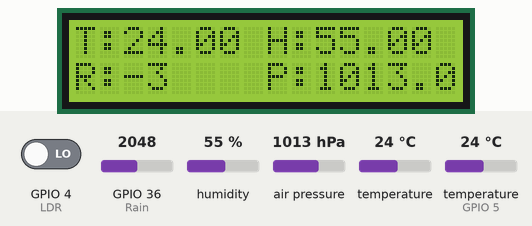
Recording of a sketch running on a simulated ESP32. Shown: 16×2 character LCD. Inputs (shaded band) come from the test bench; at power-on: GPIO 36 (Rain) = 2048, humidity 55 %, air pressure 1013 hPa, temperature (sensor on GPIO 5) 24 °C, GPIO 4 (LDR) LOW, temperature 24 °C (analog values on the 0–4095 scale). What the sketch prints to the serial monitor is not drawn.

Above: at 5.2 s.
5.3 s: GPIO 36 (Rain) set to 2866
At 5.8 s:
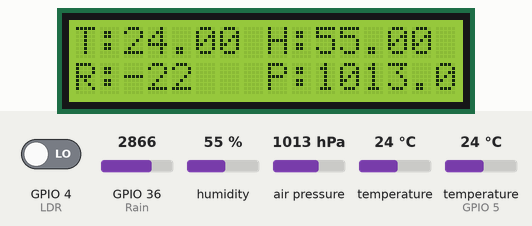
6.8 s: humidity set to 22 %
At 8.6 s:
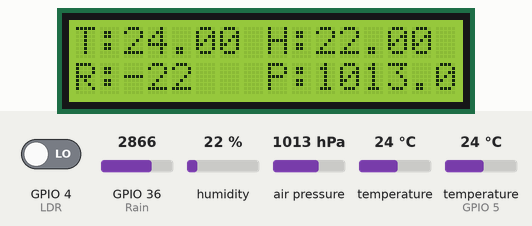
9.7 s: air pressure set to 952 hPa
At 10.9 s:
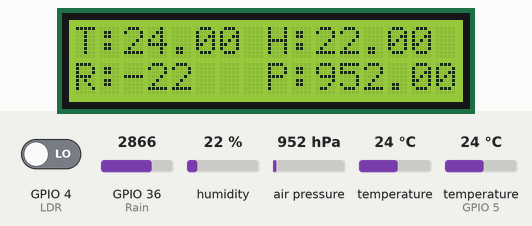
11.2 s: temperature (sensor on GPIO 5) set to 12 °C
At 13.0 s:
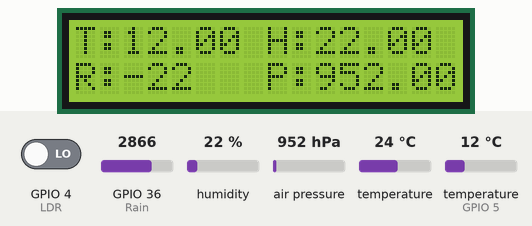
13.8 s: GPIO 36 (Rain) set to 3972
At 14.2 s:
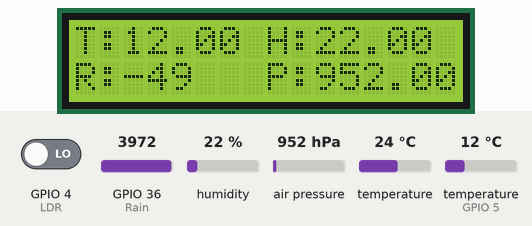
15.3 s: air pressure set to 975 hPa
At 16.8 s:
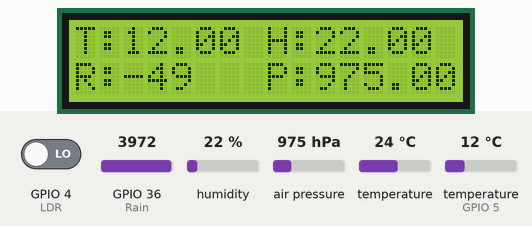
Timing chart, 0 to 17.8 s (numbered marks = the images above; inputs shaded):
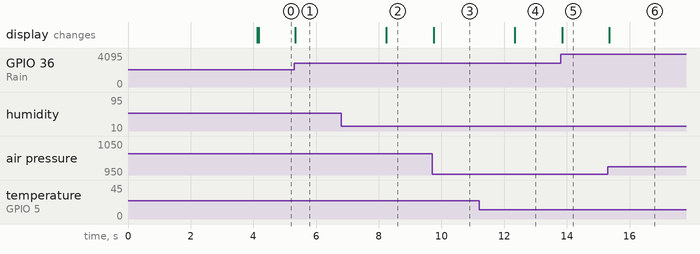

The sketch:

arduinoesp32.ino
```cpp
#include <LiquidCrystal_I2C.h>
#include <Wire.h>
#include <DHT.h>
#include <SFE_BMP180.h>
#include <BlynkSimpleEsp32.h>
#include <WiFiClient.h>

#define LDR 4
#define TH 5
#define Rain 36

double T, P;
char status;

LiquidCrystal_I2C lcd(0x27, 16, 2);

SFE_BMP180 bmp;

DHT dht(TH, DHT11);

void setup() {
  Serial.begin(115200);
  bmp.begin();
  dht.begin();
  lcd.init();
  lcd.backlight();
  pinMode(LDR, INPUT);
  pinMode(Rain, INPUT);
  analogReadResolution(12);

  lcd.setCursor(0, 0);
  lcd.print("System");
  lcd.setCursor(4, 1);
  lcd.print("Loading..");
  delay(4000);
  lcd.clear();

}

void DHT11sensor() {
  float h = dht.readHumidity();
  float t = dht.readTemperature();

  if (isnan(h) || isnan(t)) {
    Serial.println("Failed to read from DHT sensor!");
    return;
  }

  lcd.setCursor(0, 0);
  lcd.print("T:");
  lcd.print(t);

  lcd.setCursor(8, 0);
  lcd.print("H:");
  lcd.print(h);

}

void rainSensor() {
  int Rvalue = analogRead(Rain);
  Rvalue = map(Rvalue, 0, 4095, 0, 100);
  Rvalue = (Rvalue - 100) * -1;
  Rvalue = Rvalue-53;
  lcd.setCursor(0, 1);
  lcd.print("R:");
  lcd.print(Rvalue);
  lcd.print(" ");
  Serial.println(Rvalue);
}

void pressure() {
  status =  bmp.startTemperature();
  if (status != 0) {
    delay(status);
    status = bmp.getTemperature(T);

    status = bmp.startPressure(3);
    if (status != 0) {
      delay(status);
      status = bmp.getPressure(P, T);
      if (status != 0) {

      }
    }
  }

  lcd.setCursor(8, 1);
  lcd.print("P:");
  lcd.print(P);
}

void LDRsensor() {
  bool value = digitalRead(LDR);
  if (value == 1) {
    WidgetLED LED(V4);
    LED.on();
  } else {
    WidgetLED LED(V4);
    LED.off();
  }

}

void loop() {
  DHT11sensor();
  rainSensor();
  pressure();
  LDRsensor();
}
```

Measured:
- after the input at 5.3 s, the display: changes at once (image 1)
- after the input at 6.8 s, the display: changes after 1.4 s (image 2)
- after the input at 9.7 s, the display: changes after 0.05 s (image 3)
- after the input at 11.2 s, the display: changes after 1.1 s (image 4)
- after the input at 13.8 s, the display: changes after 0.05 s (image 5)
- after the input at 15.3 s, the display: changes after 0.06 s (image 6)
